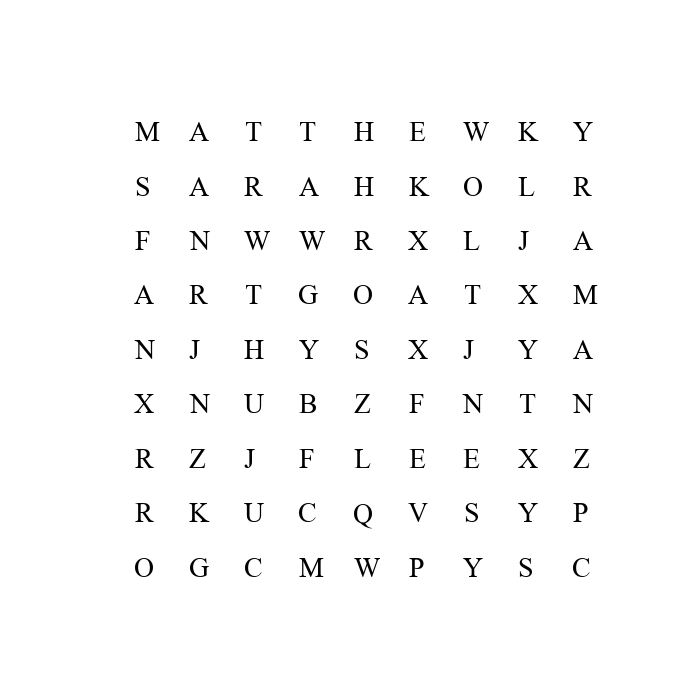

Recreate this plot in Python.
# Exercise 3.8 - 1
# title   : Word search algorithm with overlapping letters
# version : 0.2 (2022.04.05)
# wrong solution
from typing import NamedTuple, List, Dict, Optional
from random import choice
from string import ascii_uppercase
import matplotlib.pyplot as plt

from csp import CSP, Constraint


plt.rcParams['font.family'] = 'Times New Roman'
plt.rcParams.update({'mathtext.default':  'default'})
plt.rcParams.update({'font.size': 20})

Grid = List[List[str]]


class GridLocation(NamedTuple):
    row: int
    column: int


def generate_grid(rows: int, columns: int) -> Grid:
    return [[choice(ascii_uppercase) for c in range(columns)] for r in range(rows)]


# def display_grid01(grid: Grid) -> None:
#     for row in grid:
#         print("".join(row))
def display_grid(grid: Grid):
    height: int = len(grid)
    width: int = len(grid[0])
    lb: GridLocation = GridLocation(0, 0)
    rb: GridLocation = GridLocation(width, 0)
    lt: GridLocation = GridLocation(0, height)

    plt.figure(figsize=(7, 7))
    for i in range(0, (height + 1)):
        plt.plot([lb.row, rb.row], [lb.column + i, rb.column + i], 'k', alpha=0)
        plt.plot([lb.row + i, lt.row + i], [lb.column, lt.column], 'k', alpha=0)
    
    for i in range(0, height):
        for j in range(0, width):
            num = grid[(width - 1) - j][i]
            plt.text(i + 0.4, j + 0.4, str(num))
    
    plt.axis('off')
    plt.show()


def generate_domain(word: str, grid: Grid) -> List[List[GridLocation]]:
    domain: List[List[GridLocation]] = []
    height: int = len(grid)
    width: int = len(grid[0])
    length: int = len(word)

    for row in range(height):
        for col in range(width):
            columns: range = range(col, col + length)
            rows: range = range(row, row + length)
            if col + length <= width:
                domain.append([GridLocation(row, c) for c in columns])
                if row + length <= height:
                    domain.append([GridLocation(r, col + (r - row)) for r in rows])
            if row + length <= height:
                domain.append([GridLocation(r, col) for r in rows])
                if col - length >= 0:
                    domain.append([GridLocation(r, col - (r - row)) for r in rows])
    return domain


class WordSearchConstraint(Constraint[str, List[GridLocation]]):
    def __init__(self, words: List[str]) -> None:
        super().__init__(words)
        self.words: List[str] = words

    def satisfied(self, assignment: Dict[str, List[GridLocation]]) -> bool:
        cnt = 0
        for key01 in assignment.keys():
            for key02 in assignment.keys():
                if key01 == key02:
                    continue
                
                for i, locs01 in enumerate(assignment[key01]):
                    for j, locs02 in enumerate(assignment[key02]):
                        if locs01 == locs02:
                            if key01[i] == key02[j]:
                                cnt += 1
                                continue
                            else:
                                return False

        return True


if __name__ == "__main__":
    grid: Grid = generate_grid(9, 9)
    words: List[str] = ["MATTHEW", "JOE", "MARY", "SARAH", "SALLY"]
    for i, word in enumerate(words):
        if choice([True, False]):
            words[i] = word[::-1]
    # words: List[str] = ["PYTHON", "MYSQL", "GOLANG", "JULIA", "JAVA", "MATLAB"]
    locations: Dict[str, List[List[GridLocation]]] = {}
    for word in words:
        locations[word] = generate_domain(word, grid)
    csp: CSP[str, List[GridLocation]] = CSP(words, locations)
    csp.add_constraint(WordSearchConstraint(words))
    solution: Optional[Dict[str, List[GridLocation]]] = csp.backtracking_search()

    if solution is None:
        print("답을 찾을 수 없습니다.")
    else:
        for word, grid_locations in solution.items():
            for index, letter in enumerate(word):
                (row, col) = (grid_locations[index].row, grid_locations[index].column)
                grid[row][col] = letter
        display_grid(grid)
